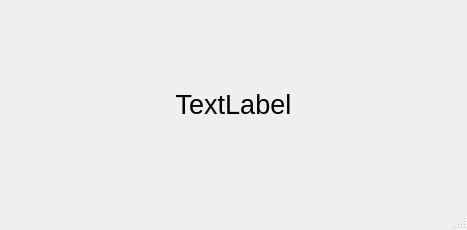
<?xml version="1.0" encoding="UTF-8"?>
<ui version="4.0">
 <class>MainWindow</class>
 <widget class="QMainWindow" name="MainWindow">
  <property name="geometry">
   <rect>
    <x>0</x>
    <y>0</y>
    <width>467</width>
    <height>230</height>
   </rect>
  </property>
  <property name="windowTitle">
   <string>MainWindow</string>
  </property>
  <widget class="QWidget" name="centralwidget">
   <layout class="QHBoxLayout" name="horizontalLayout">
    <item>
     <widget class="DragArea" name="dragArea" native="true">
      <layout class="QHBoxLayout" name="horizontalLayout_3">
       <property name="spacing">
        <number>0</number>
       </property>
       <property name="sizeConstraint">
        <enum>QLayout::SetDefaultConstraint</enum>
       </property>
       <property name="leftMargin">
        <number>0</number>
       </property>
       <property name="topMargin">
        <number>0</number>
       </property>
       <property name="rightMargin">
        <number>0</number>
       </property>
       <property name="bottomMargin">
        <number>0</number>
       </property>
       <item>
        <widget class="QLabel" name="timeLabel">
         <property name="font">
          <font>
           <pointsize>20</pointsize>
          </font>
         </property>
         <property name="text">
          <string>TextLabel</string>
         </property>
         <property name="alignment">
          <set>Qt::AlignCenter</set>
         </property>
        </widget>
       </item>
      </layout>
     </widget>
    </item>
   </layout>
  </widget>
  <widget class="QMenuBar" name="menubar">
   <property name="geometry">
    <rect>
     <x>0</x>
     <y>0</y>
     <width>467</width>
     <height>20</height>
    </rect>
   </property>
  </widget>
  <widget class="QStatusBar" name="statusbar"/>
 </widget>
 <customwidgets>
  <customwidget>
   <class>DragArea</class>
   <extends>QWidget</extends>
   <header>dragarea.h</header>
   <container>1</container>
  </customwidget>
 </customwidgets>
 <resources/>
 <connections/>
</ui>
